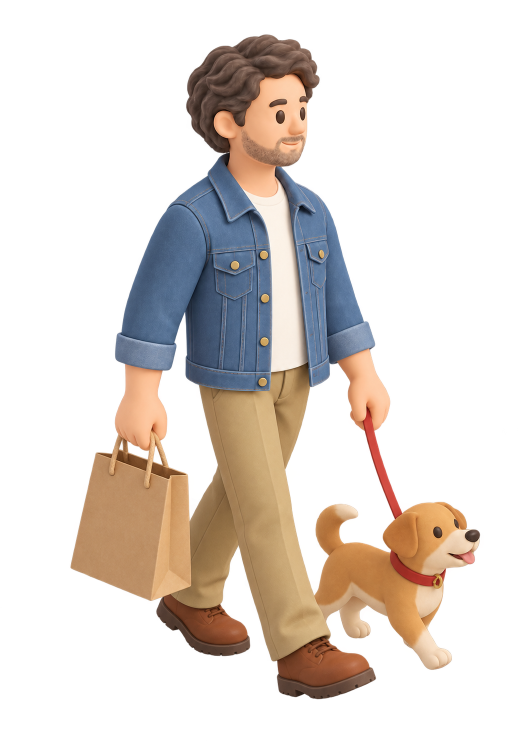
#> input picture outputs/main-shop-v2/people/person.walker.06.walk.bag.right.png, 1049 x 1500 px (shown at 1/2 size)
$ python package-assets.py
#> lines starting #> are read from the running program, lines starting #| are printed output that depends on the picture
from pathlib import Path
from PIL import Image,ImageOps
import json,hashlib,zipfile,shutil
root=Path(__file__).parent
protected=root/'protected/person.walker.06.walk.bag.right.original.png'
assert hashlib.sha256(protected.read_bytes()).hexdigest()=='556a0c4cf61cd05043a00cdd67ae48173d9ebec6c47f475aa61ab28694c30e7b'
assert (root/'people/person.walker.06.walk.bag.right.png').read_bytes()==protected.read_bytes()
left=root/'people/left';left.mkdir(exist_ok=True)
for p in (root/'people').glob('*.right.png'):
 ImageOps.mirror(Image.open(p)).save(left/p.name.replace('.right.png','.left.png'))
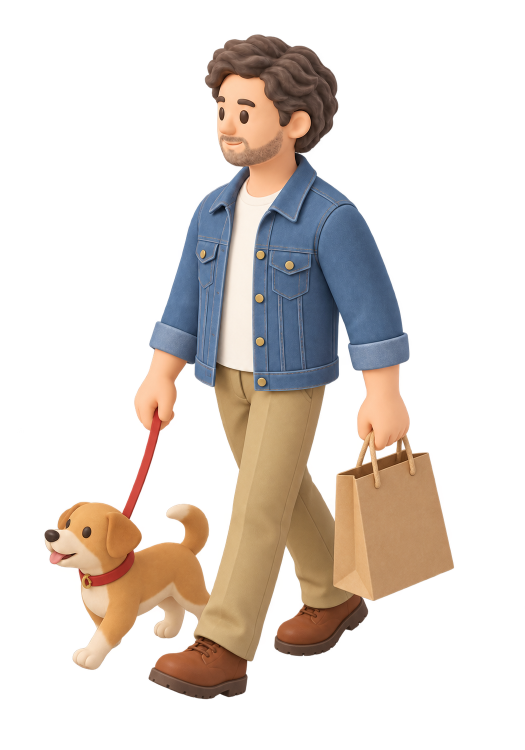
#> saved as person.walker.06.walk.bag.left.png: PIL image 1049x1500 RGBA (shown at 1/2 size); mean R, G, B, A 52.5, 43.4, 36.1, 78.8; transparent parts drawn white
files=[]
for folder in ['sites','people','cars','tubes','belts','shell','street']:
 files+=list((root/folder).glob('*.png'))
files+=list(left.glob('*.png'))+list((root/'cycles').glob('*.sheet.png'))+list((root/'cycles/frames').glob('*.png'))
manifest=[]
for p in sorted(files):
 im=Image.open(p).convert('RGBA');alpha=im.getchannel('A');assert alpha.getextrema()[0]==0,p
#> further down, im is the input picture: PIL image 1049x1500 RGBA; mean R, G, B, A 52.5, 43.4, 36.1, 78.8
#> after `alpha = im.getchannel('A')`:
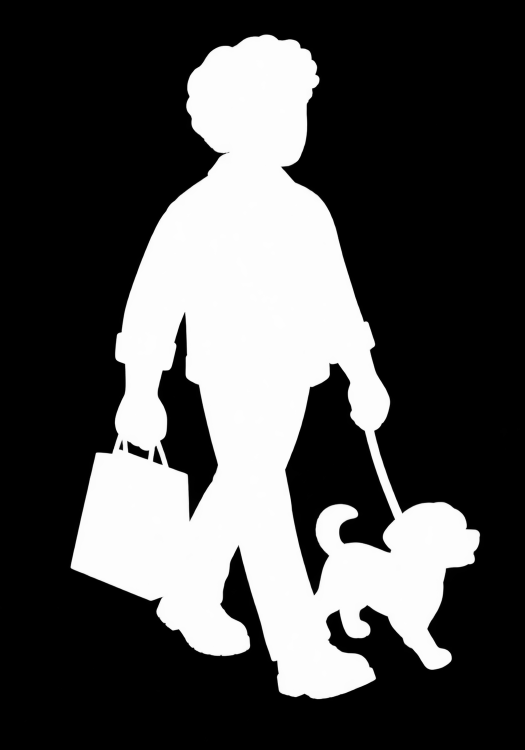
#> alpha: PIL image 1049x1500 L (shown at 1/2 size); min 0, max 255, mean 78.8
 assert im.getbbox(),p
 manifest.append({'file':str(p.relative_to(root)),'size':list(im.size),'alpha_extrema':list(alpha.getextrema()),'opaque_bounds':list(alpha.getbbox()),'sha256':hashlib.sha256(p.read_bytes()).hexdigest()})
(root/'asset-manifest.json').write_text(json.dumps(manifest,indent=2))
docs=['README-ASSETS.md','CHARACTER-DECISIONS.md','REVISION-PROMPTS.md','source-sprite-prompts.md','sprite-prompts-batch.json','walk-sheet-prompts.json','asset-manifest.json','walk-frame-manifest.json','EXPORT-VALIDATION.json','measured-geometry-adjustments.json','structural-angle-adjustments.json','edge-cleanup-report.json']
files+=[root/p for p in docs if (root/p).exists()]
files+=list((root/'previews').glob('*'))
for p in [root/'sites/angle-check.json',root/'cars/master-angle-check.json',root/'cars/matched-landmark-review.json',root/'tubes/axis-adjustments.json']:
 if p.exists():files.append(p)
dest=root/'canopy-sprite-expansion.zip'
with zipfile.ZipFile(dest,'w',zipfile.ZIP_DEFLATED) as z:
 for p in files:z.write(p,p.relative_to(root))
#> this loop made 10 passes; (reads outputs/main-shop-v2/sprite-prompts-batch.json from the repository)
with zipfile.ZipFile(dest) as z:assert z.testzip() is None
#> (the run stopped early here; a loop or call above may not have finished)
